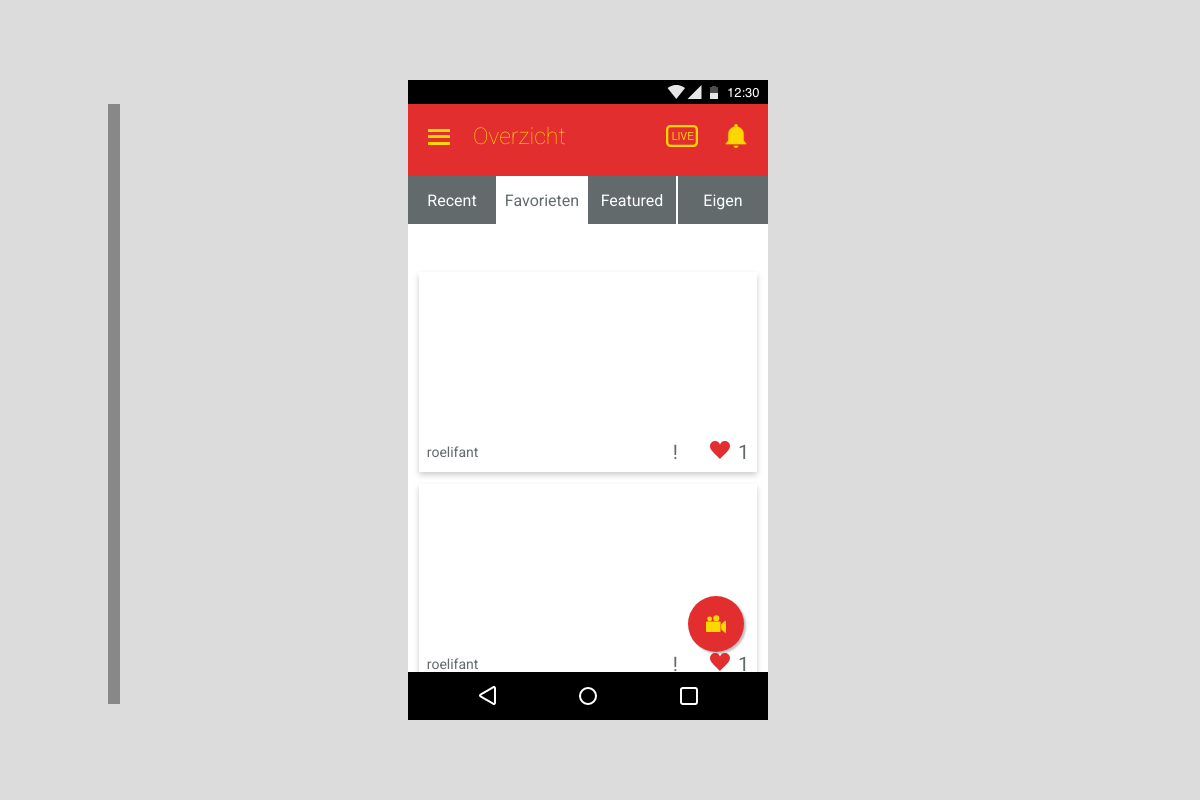
/overview2.php (signed in), run on an earlier commit of the app's database.
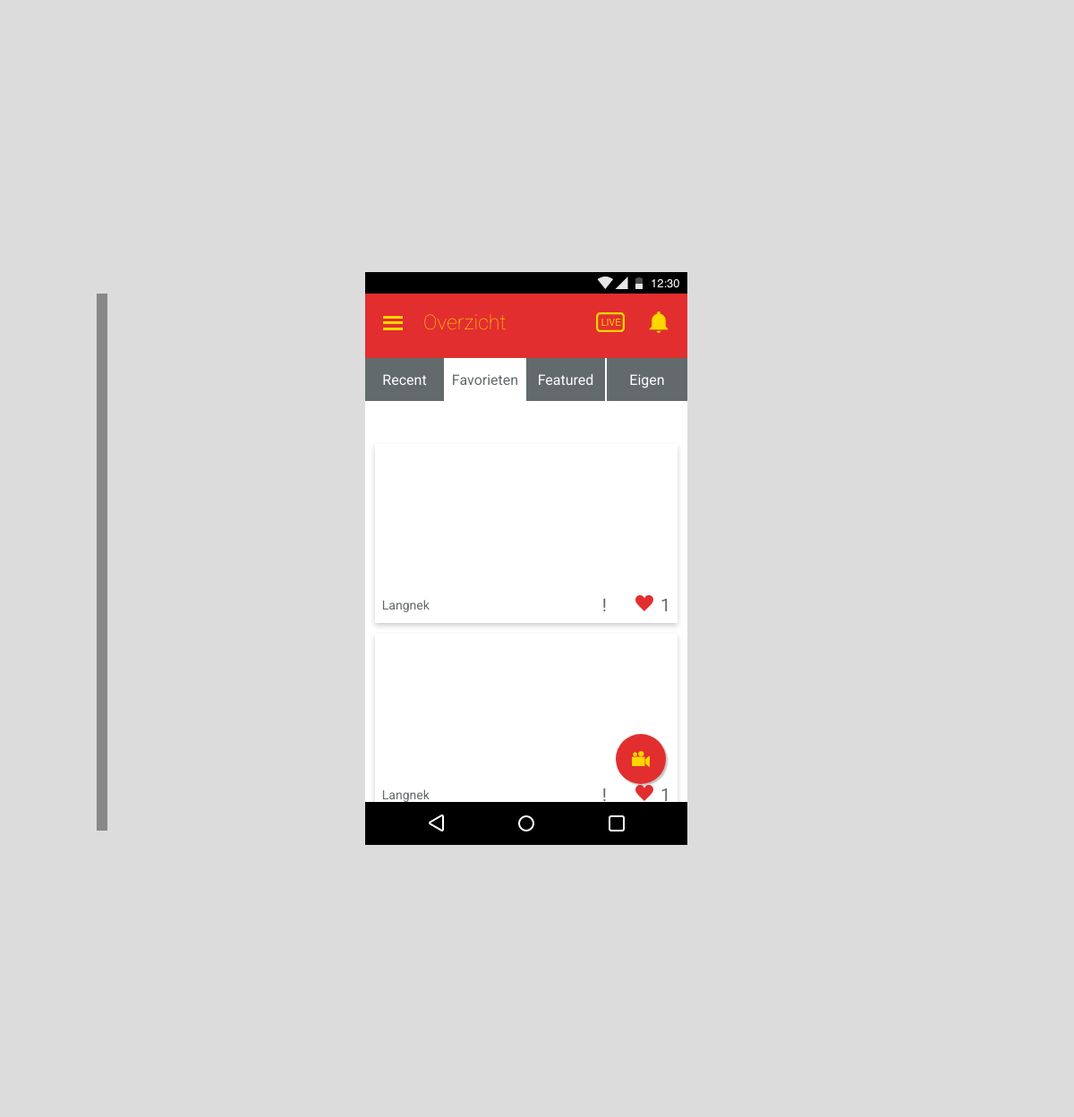
And on a later commit of the database.
### tables this page shows
CREATE TABLE `stemmen` (
  `stem_id` int(11) NOT NULL,
  `user_id` int(11) NOT NULL,
  `video_id` int(11) NOT NULL
);

CREATE TABLE `videos` (
  `id` int(11) NOT NULL,
  `data` varchar(200) NOT NULL,
  `timestamp` int(11) NOT NULL,
  `uploader` varchar(200) NOT NULL,
  `stemmen` int(11) NOT NULL,
  `status` varchar(200) NOT NULL
);

### classes/Video.php (called while the page is built, shortened)
<?php
    class Video
    {
        private $m_iVotes;
        private $m_bVoted;
        public function __set($p_sProperty, $p_vValue)
        {
            switch ($p_sProperty) {
                case "Votes":
                    $this->m_iVotes = $p_vValue;
                    break;
                case "Voted":
                    $this->m_bVoted = $p_vValue;
                    break;
            }
        }
        public function __get($p_sProperty)
        {
            switch ($p_sProperty) {
                case "Votes":
                    return $this->m_iVotes;
                    break;
                case "Voted":
                    return $this->m_bVoted;
                    break;
            }
        }
        public function checkVote($p_iVideoid, $p_iUserid){
            $conn = Db::getInstance();
            $statement1 = $conn->prepare("SELECT * FROM stemmen WHERE video_id = :video_id;");
            $statement1->bindValue(":video_id", $p_iVideoid);
            $statement1->execute();
            $res = $statement1->fetchAll(\PDO::FETCH_ASSOC);
            $rows = count($res);
            $this->Votes = $rows;
            $statement3 = $conn->prepare("SELECT * FROM stemmen WHERE video_id = :video_id AND user_id = :user_id;");
            $statement3->bindValue(":user_id", $p_iUserid);
            $statement3->bindValue(":video_id", $p_iVideoid);
            $statement3->execute();
            $res2 = $statement3->fetchAll(\PDO::FETCH_ASSOC);
            $rows2 = count($res2);
            if($rows2 > 0){
                $this->Voted = true;
            } else {
                $this->Voted = false;
            }
            $conn = Db::getInstance();
            $statement = $conn->prepare("SELECT * FROM videos WHERE id = :video_id ORDER BY id DESC;");
            $statement->bindValue(":video_id", $p_iVideoid);
            $statement->execute();
            $res = $statement->fetch(PDO::FETCH_ASSOC);
            if($res["uploader"] == $_SESSION["user"]){
                $this->Voted = true;
            }
        }
        public function printFavorite(){
            $conn = Db::getInstance();
            $statement = $conn->prepare("SELECT * FROM videos v INNER JOIN stemmen s ON v.id = s.video_id WHERE s.user_id = :user_id ORDER BY s.stem_id DESC;");
            $statement->bindValue(":user_id", $_SESSION["userid"]);
            $statement->execute();
            return $statement->fetchAll(PDO::FETCH_ASSOC);
        }
    }

### overview2.php (the view, shortened to what this page needs)
<?php
    $videos = new Video;
    $res = $videos->printFavorite();
?><!DOCTYPE html>
<html lang="en">
<head>
</head>
</head>
<body>
    <div class="container">
        <div class="fill">
        </div>
        <div class="scherm">
            <img class="sysbar" src="images/sysbar-top.png" alt="android systeem balk" />
            <?php include_once("includes/mainHeader.php") ?>
            <main>
               <nav>
                  <a href="overview.php">Recent</a>
                  <a href="overview2.php">Favorieten</a>
                  <a href="overview3.php">Featured</a>
                  <a href="overview4.php">Eigen</a>
               </nav>
               <div id="videocontainer">
                <?php foreach ( $res as $key => $video): ?>
                  <div class="video">
                     <div class="imgcontainer">
                        <a href='pages/videoPlayer.php?id=<?php echo $video["id"];?>'>
                         <video src="<?php echo "uploads/videos/" . $video["data"]?>" alt="video thumbnail" poster="">
                             <source src="uploads/videos/<?php echo $video["data"] ?>" type="video/webm">
                         </video>
                         </a>
                     </div>
                     <div class="actionbar">
                        <p class="naam"><?php echo $video["uploader"]?></p>
                        <div class="right-actions">
                           <p class="report">!</p>
                           <a href="#" class="stem">
                               <img src="images/ic_favorite.svg" alt="markeer als favoriet" />
                            </a>
                            <p class="count"><?php $videos->checkVote($video["id"], $_SESSION["userid"]);
        if($videos->Voted == true){
                                echo $videos->Votes;
    }
                                ?>
                            </p>
                        </div>
                     </div>
                  </div>
                  <?php endforeach; ?>
                  </div>
               <button id="upload"><img src="images/ic_camera.svg" alt="opnemen camera icoon" /></button>
            </main>
            <img class="sysbar" src="images/navbar-bot.png" alt="android navigatie balk" />
        </div>
        <div class="fill">
        </div>
    </div>
</body>
</html>

### includes/mainHeader.php (shortened to what this page needs)
<header>
	<img id="twee" src="images/ic_live.svg" alt="livefeed_icon">
	<img id="drie" src="images/ic_notifications.svg" alt="notification_icon">
	<h1><?php echo SCHERM; ?></h1>
	<div class="menuicon"><span></span></div>
</header>

### overview2.php (style rules this page uses)
* { margin: 0; padding: 0; font-family: 'Roboto', sans-serif; }
html { background: #FFF; }
body { width: 100vw; height: 100vh; background: Gainsboro; }
.container { width: 80%; height: 100%; display: flex; overflow-y: visible; margin: auto; }
main { width: 360px; height: 496px; background: #FFF; overflow-y: auto; }
.scherm { position: relative; background: Gainsboro; height: 640px; width: 360px; margin-top: auto; margin-bottom: auto; }
.fill { position: relative; background: Gainsboro; height: 100%; width: 30%; z-index: 500; }
.scherm header { position: relative; background-color: #E22E2F; height: 72px; width: 100%; }
.scherm .sysbar:first-child { width: 100%; margin-bottom: -4px; z-index: 1000; }
.scherm .sysbar:not(:first-child) { position: absolute; left: 0; bottom: 0; z-index: 1000; }
.menuicon { position: absolute; top: 23px; left: 20px; display: inline-block; cursor: pointer; height: 12px; width: 22px; }
span { display: block; top: 8px; width: 22px; height: 3px; background-color: #FED600; position: relative; }
span::after, span::before { display: block; content: ''; position: absolute; width: 22px; height: 3px; background-color: #FED600; }
span::before { margin-top: -6.5px; }
span::after { margin-top: 6.5px; }
h1 { position: absolute; color: #FED600; top: 19px; left: 65px; font-family: 'Roboto', sans-serif; font-weight: lighter; font-size: 23px; }
header img { position: absolute; top: 20px; display: block; cursor: pointer; height: 24px; }
header img#twee { height: 22px; top: 21px; right: 70px; }
header img#drie { right: 20px; }
button#upload { width: 56px; height: 56px; position: absolute; display: flex; align-items: center; justify-content: center; background-color: #E22E2F; border: none; outline: none; border-radius: 50%; -webkit-box-shadow: 2px 2px 2px 0px rgba(0,0,0,0.25); -moz-box-shadow: 2px 2px 2px 0px rgba(0,0,0,0.25); box-shadow: 2px 2px 2px 0px rgba(0,0,0,0.25); }
button { position: absolute; overflow: hidden; bottom: 68px; right: 24px; z-index: 0; }
button:after { content: ''; position: absolute; top: 50%; left: 50%; width: 5px; height: 5px; background: rgba(255, 255, 255, .5); opacity: 0; border-radius: 100%; transform: scale(1, 1) translate(-50%); transform-origin: 50% 50%; }
button#upload img { width: 20px; }
nav { height: 48px; width: 100%; position: absolute; z-index: 1; }
nav a { width: calc(25% - 2px); height: 100%; border-right: 2px solid #FFF; background-color: #626A6C; float: left; display: flex; align-items: center; justify-content: center; text-decoration: none; color: #FFF; }
nav a:nth-child(2) { background-color: #FFF; color: #626A6C; }
nav a:last-child { border: none; width: 25%; }
#videocontainer { position: relative; margin-top: 96px; }
.video { position: relative; width: 94%; height: 200px; margin: 0 auto; clear: both; margin-bottom: 12px; -webkit-box-shadow: 0px 3px 6px 0px rgba(0,0,0,0.20); -moz-box-shadow: 0px 3px 6px 0px rgba(0,0,0,0.20); box-shadow: 0px 3px 6px 0px rgba(0,0,0,0.20); }
.video .imgcontainer { width: 100%; height: calc(100% - 40px); overflow: hidden; }
.video video { width: 100%; border-radius: 4px; }
.video .actionbar { height: 40px; width: 100%; position: absolute; bottom: 0; left: 0; display: flex; align-items: center; justify-content: space-between; }
.video .actionbar p { color: #626A6C; font-size: 14px; margin-left: 8px; }
.video .actionbar .right-actions { margin-right: 8px; display: flex; align-items: center; justify-content: space-between; }
.video .actionbar .right-actions p { font-size: 20px; }
.video .actionbar .right-actions img { margin-left: 32px; height: 20px; width: 20px; }

What changed in the data, as far as the page shows it:
removed stemmen: video.uploader "roelifant", Votes "1"
removed stemmen: video.uploader "roelifant", Votes "1"
added stemmen: video.uploader "Langnek", Votes "1"
added stemmen: video.uploader "Langnek", Votes "1"
